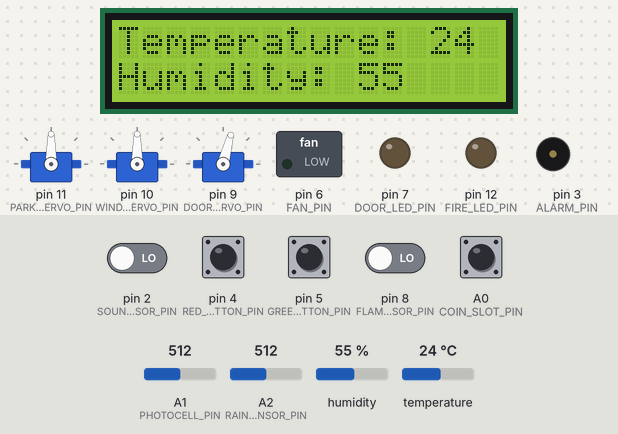
This sketch was run on a simulated Arduino Uno, built with avr-gcc and run on an emulated ATmega328P. Shown: 16×2 character LCD, 3 × servo, switched loads named in the sketch (green lamp = pin HIGH), output pins drawn as LEDs (lit = HIGH), buzzer (waves = sounding). The test bench sets the inputs (shaded band); at power-on: A0 (COIN_SLOT_PIN), pin 4 (RED_BUTTON_PIN), pin 5 (GREEN_BUTTON_PIN) HIGH, pin 2 (SOUND_SENSOR_PIN), pin 8 (FLAME_SENSOR_PIN) LOW, temperature 24 °C, A1 (PHOTOCELL_PIN) = 512, A2 (RAIN_SENSOR_PIN) = 512, humidity 55 %. What the sketch prints to the serial monitor is not drawn.

Above: at 1.2 s.
1.3 s: pin 4 (RED_BUTTON_PIN) pulled LOW for 0.15 s
At 2.3 s:
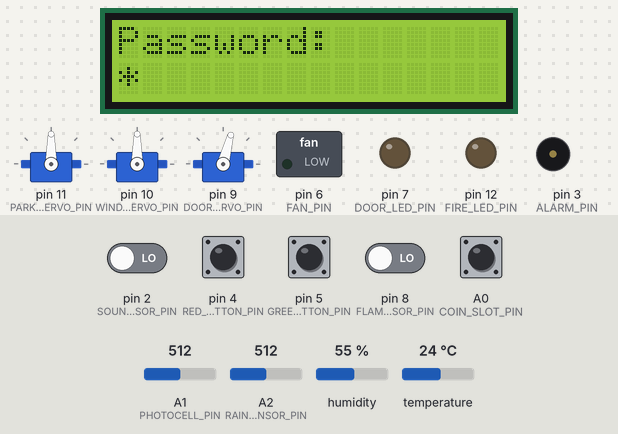
2.9 s: pin 5 (GREEN_BUTTON_PIN) pulled LOW for 0.15 s
At 3.6 s:
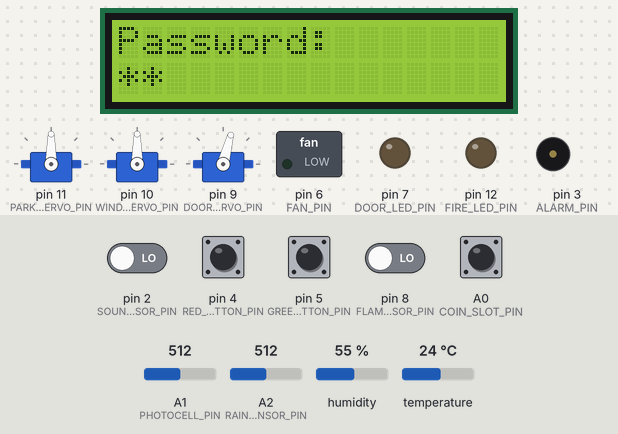
4.5 s: temperature set to 29.6 °C
At 7.3 s:
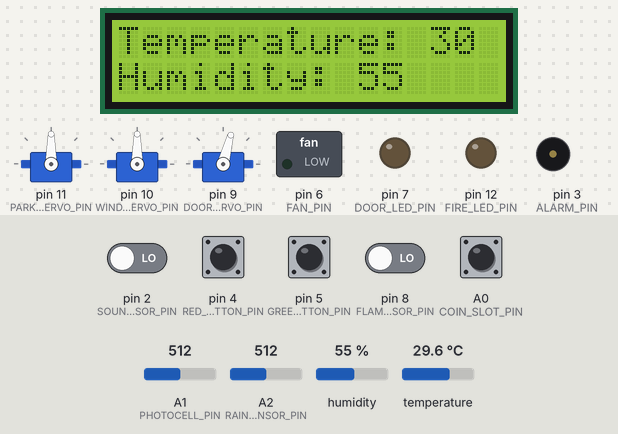
7.6 s: temperature set to 31.1 °C
At 9.0 s:
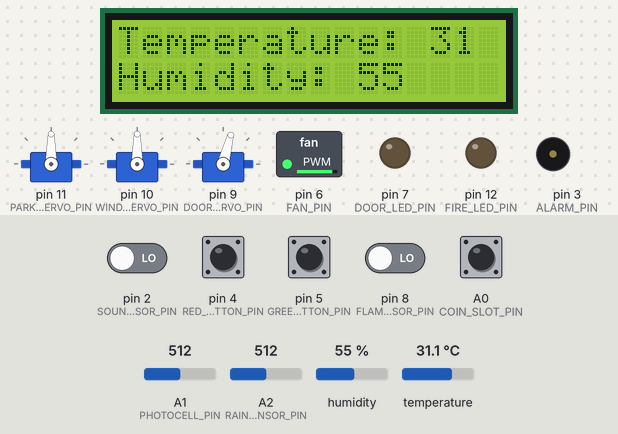
13.6 s: pin 4 (RED_BUTTON_PIN) pulled LOW for 1 s
At 15.0 s:
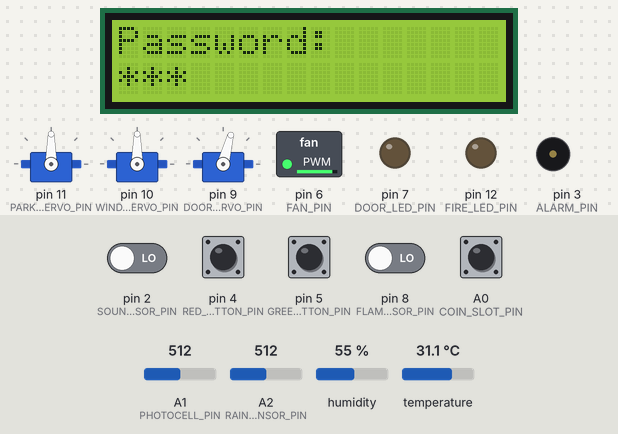
16.1 s: pin 5 (GREEN_BUTTON_PIN) pulled LOW for 1 s
At 17.2 s:
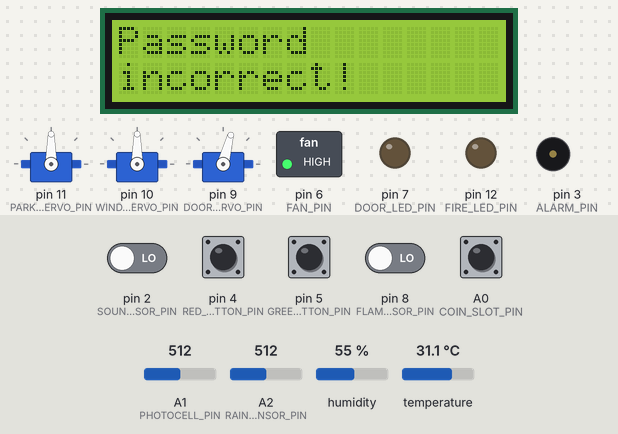
Timing chart, 0 to 22.6 s (numbered marks = the images above; inputs shaded):
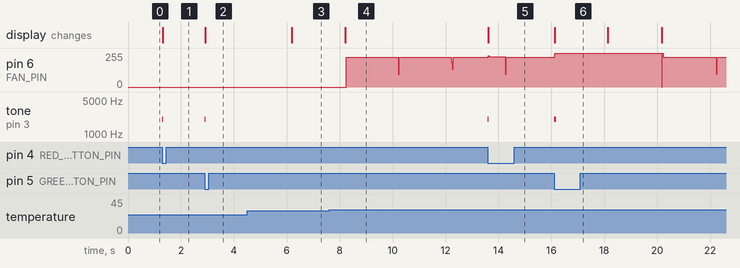

The sketch:

SmartHome.ino
```cpp
#include <Wire.h>
#include <LiquidCrystal_I2C.h>
#include <Servo.h>
#include <DHT.h>

LiquidCrystal_I2C lcd(0x27,16,2);
volatile int DarknessLevel;
volatile int Environmental_sound;

const int PHOTOCELL_PIN = A1;
const int SOUND_SENSOR_PIN = 2;
const int DOOR_LED_PIN = 7;
const int DOOR_LED_ON_TIME = 3000;
const int DARKNESS_TRESHOLD = 620;

const int COIN_SLOT_PIN = A0;
const int PARKING_SERVO_PIN = 11;
int IsCoinInserted;
Servo ParkingServo;

const int RAIN_SENSOR_PIN = A2;
const int WINDOW_SERVO_PIN = 10;
const int RAIN_TRESHOLD = 100;
int RainLevel;
Servo WindowServo;

const int FAN_PIN = 6;
const int FLAME_SENSOR_PIN = 8;
const int ALARM_PIN = 3;
const int FIRE_LED_PIN = 12;
int flame;

const int HUMIDITY_TEMP_SENSOR_PIN = 13;
const int SENSOR_TYPE = 11;
int temperature;
int humidity;
DHT dht12(HUMIDITY_TEMP_SENSOR_PIN, SENSOR_TYPE);

const int DOOR_SERVO_PIN = 9;
const int RED_BUTTON_PIN = 4;
const int GREEN_BUTTON_PIN = 5;
const String password = "GRRG";
const unsigned long INPUT_TIMEOUT = 4000;
unsigned long lastPressTime = 0;
Servo DoorServo;
String passwordInput = "";
String asterisksInput = "";
bool prevGreenButtonState;
bool prevRedButtonState;

void setup()
{
  runLcd();
  prepareDoorLedJob();
  prepareParking();
  prepareRainSensor();
  prepareFlameAlarm();
  prepareTempHumidityControl();
  prepareDoorPassword();
}


void loop()
{
  runDoorLedJob();
  handleCoinInsert();
  handleRainLevel();
  handleFire();
  handleTempAndHumidity();
  handlePasswordButtonPress();
}

void runLcd()
{
  lcd.init();
  lcd.backlight();
  lcd.setCursor(0, 0);
  // lcd.print("Pavkata");
  // lcd.setCursor(0, 1);
  // lcd.print("WeLoveDigi TL");
}

void prepareDoorLedJob()
{
  DarknessLevel = 0;
  Environmental_sound = 0;
  Serial.begin(9600);
  pinMode(PHOTOCELL_PIN, INPUT);
  pinMode(SOUND_SENSOR_PIN, INPUT);
  pinMode(DOOR_LED_PIN, OUTPUT);
}

void runDoorLedJob()
{
  DarknessLevel = analogRead(PHOTOCELL_PIN);
  Environmental_sound = digitalRead(SOUND_SENSOR_PIN);

  if (DarknessLevel > DARKNESS_TRESHOLD)
  {
    if (Environmental_sound == 1)
    {
      digitalWrite(DOOR_LED_PIN, HIGH);
      delay(DOOR_LED_ON_TIME);
      digitalWrite(DOOR_LED_PIN, LOW);
    }
  }
  else
  {
    digitalWrite(DOOR_LED_PIN, LOW);
  }
}

void prepareParking()
{
  IsCoinInserted = 0;
  pinMode(COIN_SLOT_PIN, INPUT);
  ParkingServo.attach(PARKING_SERVO_PIN);
}

void handleCoinInsert()
{
  IsCoinInserted = digitalRead(COIN_SLOT_PIN);

  // Sensor gives a 0 value when there is a coin input
  if (IsCoinInserted == 0)
  {
    ParkingServo.write(180);
    delay(0);
  }
  else if (IsCoinInserted == 1)
  {
    ParkingServo.write(90);
    delay(0);
  }
}

void prepareRainSensor()
{
  RainLevel = 0;
  pinMode(RAIN_SENSOR_PIN, INPUT);
  WindowServo.attach(WINDOW_SERVO_PIN);
  WindowServo.write(0);
}

void handleRainLevel()
{
  RainLevel = analogRead(RAIN_SENSOR_PIN);

  if (RAIN_TRESHOLD < RainLevel)
  {
    WindowServo.write(90);
  }
  else
  {
    WindowServo.write(0);
  }
}

void prepareFlameAlarm()
{
  flame = 0;
  pinMode(FLAME_SENSOR_PIN, INPUT);
  pinMode(FAN_PIN, OUTPUT);
  pinMode(FIRE_LED_PIN, OUTPUT);
  digitalWrite(FAN_PIN, LOW);
}

void handleFire()
{
  flame = digitalRead(FLAME_SENSOR_PIN);

  if (flame == 1)
  {
    setFanPower(255);
    digitalWrite(FIRE_LED_PIN, HIGH);
    tone(ALARM_PIN, 3532);
  }
  else
  {
    setFanPower(0);
    digitalWrite(FIRE_LED_PIN, LOW);
    noTone(ALARM_PIN);
  }
}

void prepareTempHumidityControl()
{
  temperature = 0;
  humidity = 0;
  dht12.begin();
}

void handleTempAndHumidity()
{
  int currentTemp = dht12.readTemperature();
  int currentHumidity = dht12.readHumidity();

  if(currentTemp != temperature || currentHumidity != humidity)
  {
    Serial.println("In Display temp humidity");
    lcd.clear();
    temperature = currentTemp;
    humidity = currentHumidity;
    printTempAndHumidity();
  }

  if(temperature > 30)
  {
    setFanPower(255);
  } else {
    setFanPower(0);
  }
}

void setFanPower(int speed)
{
  if (speed <= 0)
  {
    analogWrite(FAN_PIN, 0);
  }
  else if (speed > 255)
  {
    analogWrite(FAN_PIN, 255);
  }
  else
  {
    analogWrite(FAN_PIN, speed);
  }
}

void prepareDoorPassword()
{
  pinMode(GREEN_BUTTON_PIN, INPUT_PULLUP);
  pinMode(RED_BUTTON_PIN, INPUT_PULLUP);
  DoorServo.attach(DOOR_SERVO_PIN);
  DoorServo.write(75);
}

void handlePasswordButtonPress()
{
  bool isGreenPressed = digitalRead(GREEN_BUTTON_PIN);
  bool isRedPressed = digitalRead(RED_BUTTON_PIN);

  if (isGreenPressed == LOW && prevGreenButtonState == HIGH)
  {
    pressButton('G');
  }

  if (isRedPressed == LOW && prevRedButtonState == HIGH)
  {
    pressButton('R');
  }

  prevGreenButtonState = isGreenPressed;
  prevRedButtonState = isRedPressed;
}

void pressButton(char button)
{
  tone(ALARM_PIN, 2000, 80);
  passwordInput += button;
  asterisksInput += "*";

  lcd.clear();
  lcd.setCursor(0, 0);

  if (passwordInput.length() < password.length())
  {
    lcd.print("Password:");
    lcd.setCursor(0, 1);
    lcd.print(asterisksInput);
  }
  else
  {
    if (password == passwordInput)
    {
      lcd.print("Password");
      lcd.setCursor(0, 1);
      lcd.print("correct!");
      DoorServo.write(180);
      delay(3000);
      DoorServo.write(75);
    }
    else
    {
      lcd.print("Password");
      lcd.setCursor(0, 1);
      lcd.print("incorrect!");
      delay(2000);
      lcd.clear();
      lcd.setCursor(0, 0);
      lcd.print("Password:");
      lcd.setCursor(0, 1);
      lcd.print(asterisksInput);
    }

    resetInput();
    delay(2000);
    lcd.clear();
    lcd.setCursor(0, 0);
    printTempAndHumidity();
  }
}

void resetInput()
{
  passwordInput = "";
  asterisksInput = "";
}

void printTempAndHumidity()
{
  lcd.print("Temperature: ");
  lcd.print(temperature);
  lcd.setCursor(0, 1);
  lcd.print("Humidity: ");
  lcd.print(humidity);
}
```

Measured:
- the behaviour switches between 30.4 and 30.5 °C on temperature (found by bisection; images 3 and 4)
- after the input at 1.3 s, tone on pin 3 (ALARM_PIN): silent → 2000 Hz at once, → silent 0.01 s later; the display: changes at once (image 1)
- after the input at 2.9 s, tone on pin 3 (ALARM_PIN): silent → 2000 Hz at once, → silent 0.02 s later; the display: changes at once (image 2)
- after the input at 4.5 s, the display: changes after 1.7 s (image 3)
- after the input at 7.6 s, pin 6 (FAN_PIN): 0/255 → 225/255 after 0.65 s; the display: changes after 0.61 s (image 4)
- after the input at 13.6 s, tone on pin 3 (ALARM_PIN): silent → 2000 Hz at once, → silent 0.02 s later; the display: changes at once (image 5)
- after the input at 16.1 s, tone on pin 3 (ALARM_PIN): silent → 2000 Hz at once, → silent 0.08 s later; the display: changes at once (image 6)
